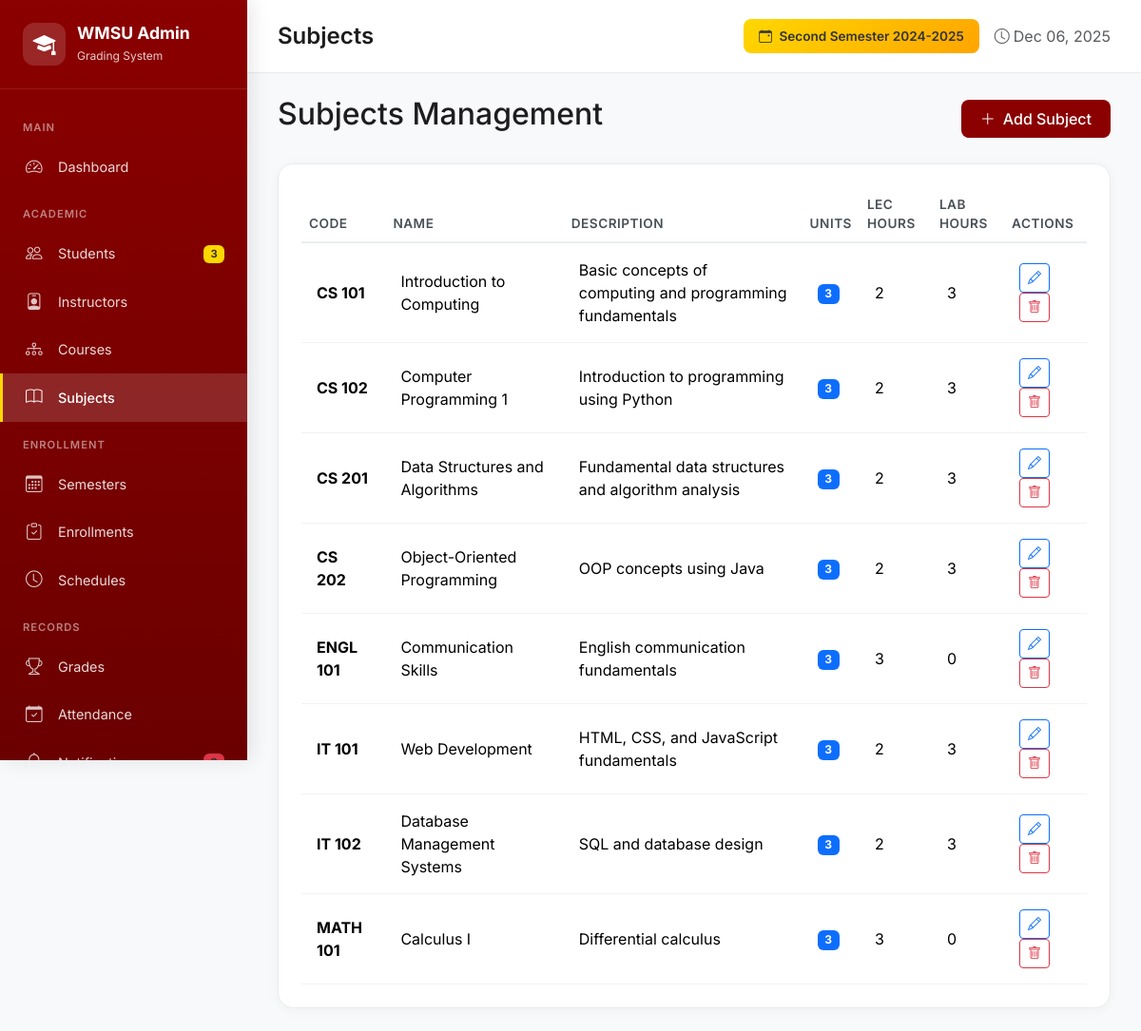
The page /admin/index.php?page=subjects (signed in) on the database its author committed.
### tables this page shows
CREATE TABLE `semesters` (
  `id` int(11) NOT NULL,
  `name` varchar(100) NOT NULL,
  `academic_year` varchar(20) NOT NULL,
  `semester_number` int(11) NOT NULL,
  `start_date` date DEFAULT NULL,
  `end_date` date DEFAULT NULL,
  `is_current` tinyint(1) DEFAULT 0,
  `created_at` timestamp NOT NULL DEFAULT current_timestamp()
);

CREATE TABLE `subjects` (
  `id` int(11) NOT NULL,
  `code` varchar(20) NOT NULL,
  `name` varchar(255) NOT NULL,
  `description` text DEFAULT NULL,
  `units` int(11) NOT NULL DEFAULT 3,
  `lecture_hours` int(11) DEFAULT 0,
  `lab_hours` int(11) DEFAULT 0,
  `instructor_id` int(11) DEFAULT NULL,
  `created_at` timestamp NOT NULL DEFAULT current_timestamp()
);

### admin/pages/subjects.php (the view, shortened to what this page needs)
<?php
$subjects = $db->query("SELECT * FROM subjects ORDER BY code ASC")->fetchAll();
?>
<div class="d-flex justify-content-between align-items-center mb-4">
    <h2>Subjects Management</h2>
    <button class="btn btn-wmsu" data-bs-toggle="modal" data-bs-target="#addSubjectModal">
        <i class="bi bi-plus-lg me-2"></i>Add Subject
    </button>
</div>
<div class="card">
    <div class="card-body">
        <div class="table-responsive">
            <table class="table table-hover">
                <thead>
                    <tr>
                        <th>Code</th>
                        <th>Name</th>
                        <th>Description</th>
                        <th>Units</th>
                        <th>Lec Hours</th>
                        <th>Lab Hours</th>
                        <th>Actions</th>
                    </tr>
                </thead>
                <tbody>
                    <?php foreach ($subjects as $subject): ?>
                    <tr>
                        <td><strong><?= htmlspecialchars($subject['code']) ?></strong></td>
                        <td><?= htmlspecialchars($subject['name']) ?></td>
                        <td><?= htmlspecialchars($subject['description'] ?? '-') ?></td>
                        <td><span class="badge bg-primary"><?= $subject['units'] ?></span></td>
                        <td><?= $subject['lecture_hours'] ?? 0 ?></td>
                        <td><?= $subject['lab_hours'] ?? 0 ?></td>
                        <td>
                            <button class="btn btn-sm btn-outline-primary" onclick='editSubject(<?= json_encode($subject) ?>)'>
                                <i class="bi bi-pencil"></i>
                            </button>
                            <button class="btn btn-sm btn-outline-danger" onclick="deleteSubject(<?= $subject['id'] ?>, '<?= htmlspecialchars($subject['code']) ?>')">
                                <i class="bi bi-trash"></i>
                            </button>
                        </td>
                    </tr>
                    <?php endforeach; ?>
                </tbody>
            </table>
        </div>
    </div>
</div>

### admin/index.php (shortened to what this page needs)
<?php
$isLoggedIn = isset($_SESSION['admin_logged_in']) && $_SESSION['admin_logged_in'] === true;
$page = $_GET['page'] ?? 'dashboard';
$db = null;
$stats = [];
if ($isLoggedIn) {
    try {
        $db = getConnection();
        $stats['students'] = $db->query("SELECT COUNT(*) as count FROM students")->fetch()['count'];
        $stats['active_students'] = $db->query("SELECT COUNT(*) as count FROM students WHERE status = 'active'")->fetch()['count'];
        $stats['subjects'] = $db->query("SELECT COUNT(*) as count FROM subjects")->fetch()['count'];
        $stats['instructors'] = $db->query("SELECT COUNT(*) as count FROM instructors")->fetch()['count'];
        $stats['enrollments'] = $db->query("SELECT COUNT(*) as count FROM enrollments WHERE status = 'enrolled'")->fetch()['count'];
        $stats['grades'] = $db->query("SELECT COUNT(*) as count FROM grades WHERE final_grade IS NOT NULL")->fetch()['count'];
        $stats['semesters'] = $db->query("SELECT COUNT(*) as count FROM semesters")->fetch()['count'];
        $stats['courses'] = $db->query("SELECT COUNT(*) as count FROM courses")->fetch()['count'];
        $stats['unread_notifications'] = $db->query("SELECT COUNT(*) as count FROM notifications WHERE read_at IS NULL")->fetch()['count'];
        $currentSemester = $db->query("SELECT * FROM semesters WHERE is_current = 1 LIMIT 1")->fetch();
    } catch (Exception $e) {
        $dbError = $e->getMessage();
    }
}
?>
<!DOCTYPE html>
<html lang="en">
<head>
    <link href="https://cdn.jsdelivr.net/npm/bootstrap@5.3.2/dist/css/bootstrap.min.css" rel="stylesheet">
    <link href="https://cdn.jsdelivr.net/npm/bootstrap-icons@1.11.1/font/bootstrap-icons.css" rel="stylesheet">
</head>
<body>
    <?php if (!$isLoggedIn): ?>
    <div class="login-container">
        <div class="login-card">
            <div class="text-center">
                <div class="logo-icon"><i class="bi bi-mortarboard-fill"></i></div>
                <h3>WMSU Grading System</h3>
                <p class="text-muted mb-4">Admin Dashboard</p>
            </div>
            <?php if (isset($loginError)): ?>
            <div class="alert alert-danger"><?= htmlspecialchars($loginError) ?></div>
            <?php endif; ?>
            <form method="POST">
                <div class="mb-4">
                    <label class="form-label fw-semibold">Admin Password</label>
                    <input type="password" name="password" class="form-control form-control-lg" placeholder="Enter password" required autofocus>
                </div>
                <button type="submit" name="admin_login" class="btn btn-wmsu btn-lg w-100">
                    <i class="bi bi-box-arrow-in-right me-2"></i>Login
                </button>
            </form>
            <p class="text-muted text-center mt-4 mb-0">
                <small><i class="bi bi-info-circle me-1"></i>Default password: admin123</small>
            </p>
        </div>
    </div>
    <?php else: ?>
    <div class="sidebar">
        <div class="sidebar-brand">
            <div class="sidebar-brand-icon"><i class="bi bi-mortarboard-fill"></i></div>
            <div>
                <h4>WMSU Admin</h4>
                <small>Grading System</small>
            </div>
        </div>
        <nav class="sidebar-nav">
            <div class="nav-section">Main</div>
            <a class="nav-link <?= $page === 'dashboard' ? 'active' : '' ?>" href="?page=dashboard">
                <i class="bi bi-speedometer2"></i> Dashboard
            </a>
            <div class="nav-section">Academic</div>
            <a class="nav-link <?= $page === 'students' ? 'active' : '' ?>" href="?page=students">
                <i class="bi bi-people"></i> Students
                <span class="badge"><?= $stats['active_students'] ?? 0 ?></span>
            </a>
            <a class="nav-link <?= $page === 'instructors' ? 'active' : '' ?>" href="?page=instructors">
                <i class="bi bi-person-badge"></i> Instructors
            </a>
            <a class="nav-link <?= $page === 'courses' ? 'active' : '' ?>" href="?page=courses">
                <i class="bi bi-diagram-3"></i> Courses
            </a>
            <a class="nav-link <?= $page === 'subjects' ? 'active' : '' ?>" href="?page=subjects">
                <i class="bi bi-book"></i> Subjects
            </a>
            <div class="nav-section">Enrollment</div>
            <a class="nav-link <?= $page === 'semesters' ? 'active' : '' ?>" href="?page=semesters">
                <i class="bi bi-calendar3"></i> Semesters
            </a>
            <a class="nav-link <?= $page === 'enrollments' ? 'active' : '' ?>" href="?page=enrollments">
                <i class="bi bi-clipboard-check"></i> Enrollments
            </a>
            <a class="nav-link <?= $page === 'schedules' ? 'active' : '' ?>" href="?page=schedules">
                <i class="bi bi-clock"></i> Schedules
            </a>
            <div class="nav-section">Records</div>
            <a class="nav-link <?= $page === 'grades' ? 'active' : '' ?>" href="?page=grades">
                <i class="bi bi-trophy"></i> Grades
            </a>
            <a class="nav-link <?= $page === 'attendance' ? 'active' : '' ?>" href="?page=attendance">
                <i class="bi bi-calendar-check"></i> Attendance
            </a>
            <a class="nav-link <?= $page === 'notifications' ? 'active' : '' ?>" href="?page=notifications">
                <i class="bi bi-bell"></i> Notifications
                <?php if (($stats['unread_notifications'] ?? 0) > 0): ?>
                <span class="badge bg-danger"><?= $stats['unread_notifications'] ?></span>
                <?php endif; ?>
            </a>
        </nav>
    </div>
    <div class="main-content">
        <div class="content-header">
            <h4>
                <?php
                $pageTitles = [
                    'dashboard' => 'Dashboard', 'students' => 'Students', 'instructors' => 'Instructors',
                    'courses' => 'Courses', 'subjects' => 'Subjects', 'semesters' => 'Semesters',
                    'enrollments' => 'Enrollments', 'schedules' => 'Schedules', 'grades' => 'Grades',
                    'attendance' => 'Attendance', 'notifications' => 'Notifications',
                ];
                echo $pageTitles[$page] ?? 'Dashboard';
                ?>
            </h4>
            <div class="d-flex align-items-center gap-3">
                <?php if ($currentSemester): ?>
                <span class="semester-badge">
                    <i class="bi bi-calendar-event me-1"></i>
                    <?= htmlspecialchars($currentSemester['name'] . ' ' . $currentSemester['academic_year']) ?>
                </span>
                <?php endif; ?>
                <span class="text-muted"><i class="bi bi-clock me-1"></i><?= date('M d, Y') ?></span>
            </div>
        </div>
        <div class="content-body">
            <?php
            switch ($page) {
                case 'subjects': include 'pages/subjects.php'; break;
                    ?>
                    <?php break;
            }
            ?>
        </div>
    </div>
    <?php endif; ?>
</body>
</html>

### admin/index.php (style rules this page uses)
:root { --wmsu-crimson: #8B0000; --wmsu-crimson-dark: #6B0000; --wmsu-gold: #FFD700; --sidebar-width: 260px; }
* { margin: 0; padding: 0; box-sizing: border-box; }
body { font-family: 'Inter', -apple-system, BlinkMacSystemFont, 'Segoe UI', Roboto, sans-serif; background-color: #f8f9fa; color: #1d1d1f; }
.sidebar { background: linear-gradient(180deg, var(--wmsu-crimson) 0%, var(--wmsu-crimson-dark) 100%); width: var(--sidebar-width); height: 100vh; position: fixed; left: 0; top: 0; z-index: 1000; overflow-y: auto; box-shadow: 4px 0 20px rgba(0,0,0,0.1); }
.sidebar-brand { padding: 1.5rem; color: white; border-bottom: 1px solid rgba(255,255,255,0.1); display: flex; align-items: center; gap: 12px; }
.sidebar-brand-icon { width: 45px; height: 45px; background: rgba(255,255,255,0.15); border-radius: 12px; display: flex; align-items: center; justify-content: center; font-size: 1.5rem; }
.sidebar-brand h4 { margin: 0; font-weight: 700; font-size: 1.1rem; }
.sidebar-brand small { opacity: 0.8; font-size: 0.75rem; }
.sidebar-nav { padding: 1rem 0; }
.nav-section { padding: 0.5rem 1.5rem; color: rgba(255,255,255,0.5); font-size: 0.7rem; text-transform: uppercase; letter-spacing: 1px; font-weight: 600; margin-top: 0.5rem; }
.nav-link { color: rgba(255,255,255,0.85) !important; padding: 0.75rem 1.5rem; display: flex; align-items: center; gap: 12px; border-left: 3px solid transparent; transition: all 0.2s ease; font-size: 0.9rem; text-decoration: none; }
.nav-link.active { color: white !important; background: rgba(255,255,255,0.15); border-left-color: var(--wmsu-gold); font-weight: 500; }
.nav-link i { width: 22px; font-size: 1.1rem; opacity: 0.9; }
.nav-link .badge { margin-left: auto; background: var(--wmsu-gold); color: #333; font-size: 0.7rem; }
.main-content { margin-left: var(--sidebar-width); min-height: 100vh; background: #f8f9fa; }
.content-header { background: white; padding: 1.25rem 2rem; border-bottom: 1px solid #e9ecef; display: flex; justify-content: space-between; align-items: center; position: sticky; top: 0; z-index: 100; }
.content-header h4 { margin: 0; font-weight: 600; }
.content-body { padding: 1.5rem 2rem; }
.card { border: none; border-radius: 16px; box-shadow: 0 2px 12px rgba(0,0,0,0.04); overflow: hidden; border: 1px solid #e9ecef; }
.card-body { padding: 1.5rem; }
.table { margin-bottom: 0; }
.table th { font-weight: 600; color: #495057; border-bottom: 2px solid #e9ecef; font-size: 0.85rem; text-transform: uppercase; letter-spacing: 0.5px; }
.table td { vertical-align: middle; padding: 1rem; border-color: #f1f3f4; }
.btn-wmsu { background: var(--wmsu-crimson); color: white; border: none; font-weight: 500; padding: 0.5rem 1.25rem; border-radius: 8px; transition: all 0.2s; }
.semester-badge { background: linear-gradient(135deg, var(--wmsu-gold), #FFA500); color: #333; padding: 0.5rem 1rem; border-radius: 8px; font-weight: 600; font-size: 0.85rem; }

### rows shown on the page
semesters: name+academic_year "Second Semester 2024-2025"
subjects: code "CS 101", name "Introduction to Computing", description "Basic concepts of computing and programming fundamentals", units "3", lecture_hours "2", lab_hours "3"
subjects: code "CS 102", name "Computer Programming 1", description "Introduction to programming using Python", units "3", lecture_hours "2", lab_hours "3"
subjects: code "CS 201", name "Data Structures and Algorithms", description "Fundamental data structures and algorithm analysis", units "3", lecture_hours "2", lab_hours "3"
subjects: code "CS 202", name "Object-Oriented Programming", description "OOP concepts using Java", units "3", lecture_hours "2", lab_hours "3"
subjects: code "ENGL 101", name "Communication Skills", description "English communication fundamentals", units "3", lecture_hours "3", lab_hours "0"
subjects: code "IT 101", name "Web Development", description "HTML, CSS, and JavaScript fundamentals", units "3", lecture_hours "2", lab_hours "3"
subjects: code "IT 102", name "Database Management Systems", description "SQL and database design", units "3", lecture_hours "2", lab_hours "3"
subjects: code "MATH 101", name "Calculus I", description "Differential calculus", units "3", lecture_hours "3", lab_hours "0"

### other values the page prints
$stats['active_students'] "3"
$pageTitles[$page] "Subjects"
